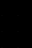

Tiled map render using the project's own tile images. Description and the whole map definition, tile-layer contents included, below:
An orthogonal 2x3 tile map with 16x16 px tiles, 1 tile layer (Tile Layer 1), 2 tilesets.

<map version="1.10" tiledversion="1.11.2" orientation="orthogonal" renderorder="right-down" width="2" height="3" tilewidth="16" tileheight="16" infinite="0" nextlayerid="2" nextobjectid="1">
 <tileset firstgid="1" source="Blocks.tsx" />
 <tileset firstgid="65" source="../Blocks.tsx" />
 <layer id="1" name="Tile Layer 1" width="2" height="3">
  <data encoding="csv">
1,1,
1,1,
1,1
</data>
 </layer>
</map>
